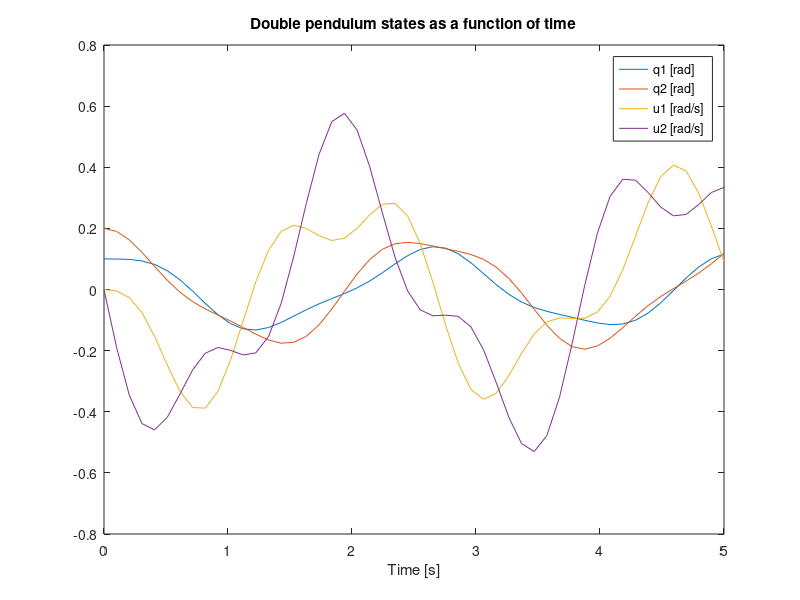

Reproduce this figure in MATLAB.
function double_pendulum()
% function double_pendulum()
% Integrates the equations of motion of the double pendulum and plots the
% results. Edit the values in this function to change the time histories.

% Integrate the equations over from 0 to 5 seconds with 50 steps.
timeSpan = linspace(0.0, 5.0, 50);

% Set initial angles in radians and the initial speeds to zero.
initialConditions = [0.1, 0.2, 0.0, 0.0];

% Define particles' mass, pendulums' length, and the acceleration due to
% gravity.
m = 1.0;
l = 1.0;
g = 9.8;

% Integrate the equations of motion with the specified parameters.
[t, x] = double_pendulum_integrate(timeSpan, initialConditions, m, l, g)

% Plot the results.
fig = figure();
plot(t, x)
title('Double pendulum states as a function of time')
xlabel('Time [s]')
legend('q1 [rad]', 'q2 [rad]', 'u1 [rad/s]', 'u2 [rad/s]')

% Save the figure as a png.
saveas(fig,'double-pendulum-matlab-plot.png','png')

function [t, x] = double_pendulum_integrate(timeSpan, initialConditions, m, l, g)
% function [t, x] = double_pendulum_integrate(timeSpan, initialConditions, m, l, g)
% Returns the states, x, at time, t.
%
% Parameters
% ----------
% timeSpan : vector, (n, 1)
%   A vector of times at which the states are desired. Must be increasing.
% initialConditions : vector, (1, 4)
%   The initial conditions of the states in order [q1, q2, u1, u2]
% m : double
%   The mass of each particle.
% l : double
%   Length of each link.
% g : double
%   Acceleratoin due to gravity.
%
% Returns
% t : vector, (n, 1)
%   The time vector, same as timeSpan.
% x : matrix, (n, 4)
%   The states at each time in `t`. The columns are in the order [q1, q2,
%   u1, u2].

% Create a function handle to an anonymous function which which can pass the
% parameters.
f = @(t, x) state_derivatives(t, x, m, l, g);

% Integrate the equations of motion with default integration settings.
[t, x] = ode45(f, timeSpan, initialConditions);

function xd = state_derivatives(t, x, m, l, g)
%function xd = state_derivatives(t, x, m, l, g)
% Returns the derivatives of the states as a function of the current state
% and time.
%
% Parameters
% ----------
% t : double
%   Current time.
% x : vector, (4, 1)
%   Current state.
% m : double
%   The mass of each particle.
% l : double
%   Length of each link.
% g : double
%   Acceleratoin due to gravity.

% unpack the variables so that you can use the sympy equations as is
q1 = x(1);
q2 = x(2);
u1 = x(3);
u2 = x(4);

% Initialize a vector for the derivatives.
xd = zeros(4, 1);
% Calculate the derivatives of the states. These equations can be copied
% directly from the sympy output but be sure to change the python `**` to
% the matlab `^` and remove the `(t)`. Find and replace and regular
% expressions are helpful for this.
xd(1) = u1;
xd(2) = u2;
xd(3) = (-g * sin(q1) * sin(q2)^2 + 2 * g * sin(q1) - g * sin(q2) * ...
    cos(q1) * cos(q2) + 2 * l * u1^2 * sin(q1) * cos(q1) * ...
    cos(q2)^2 - l * u1^2 * sin(q1) * cos(q1) - 2 * l * u1^2 * ...
    sin(q2) * cos(q1)^2 * cos(q2) + l * u1^2 * sin(q2) * cos(q2) + ...
    l * u2^2 * sin(q1) * cos(q2) - l * u2^2 * sin(q2) * cos(q1)) / ...
    (l * (sin(q1)^2 * sin(q2)^2 + 2 * sin(q1) * sin(q2) * cos(q1) * ...
    cos(q2) + cos(q1)^2 * cos(q2)^2 - 2));
xd(4) = (-sin(q1) * sin(q2) / 2 - cos(q1) * cos(q2) / 2) * (2 * g * ...
    l * m * sin(q1) - l^2 * m * (-sin(q1) * cos(q2) + sin(q2) * ...
    cos(q1)) * u2^2) / (l^2 * m * (sin(q1) * sin(q2) / 2 + cos(q1) * ...
    cos(q2) / 2) * (sin(q1) * sin(q2) + cos(q1) * cos(q2)) - l^2 * m) + ...
    (g * l * m * sin(q2) - l^2 * m * (sin(q1) * cos(q2) - sin(q2) * ...
    cos(q1)) * u1^2) / (l^2 * m * (sin(q1) * sin(q2) / 2 + cos(q1) * ...
    cos(q2) / 2) * (sin(q1) * sin(q2) + cos(q1) * cos(q2)) - l^2 * m);
